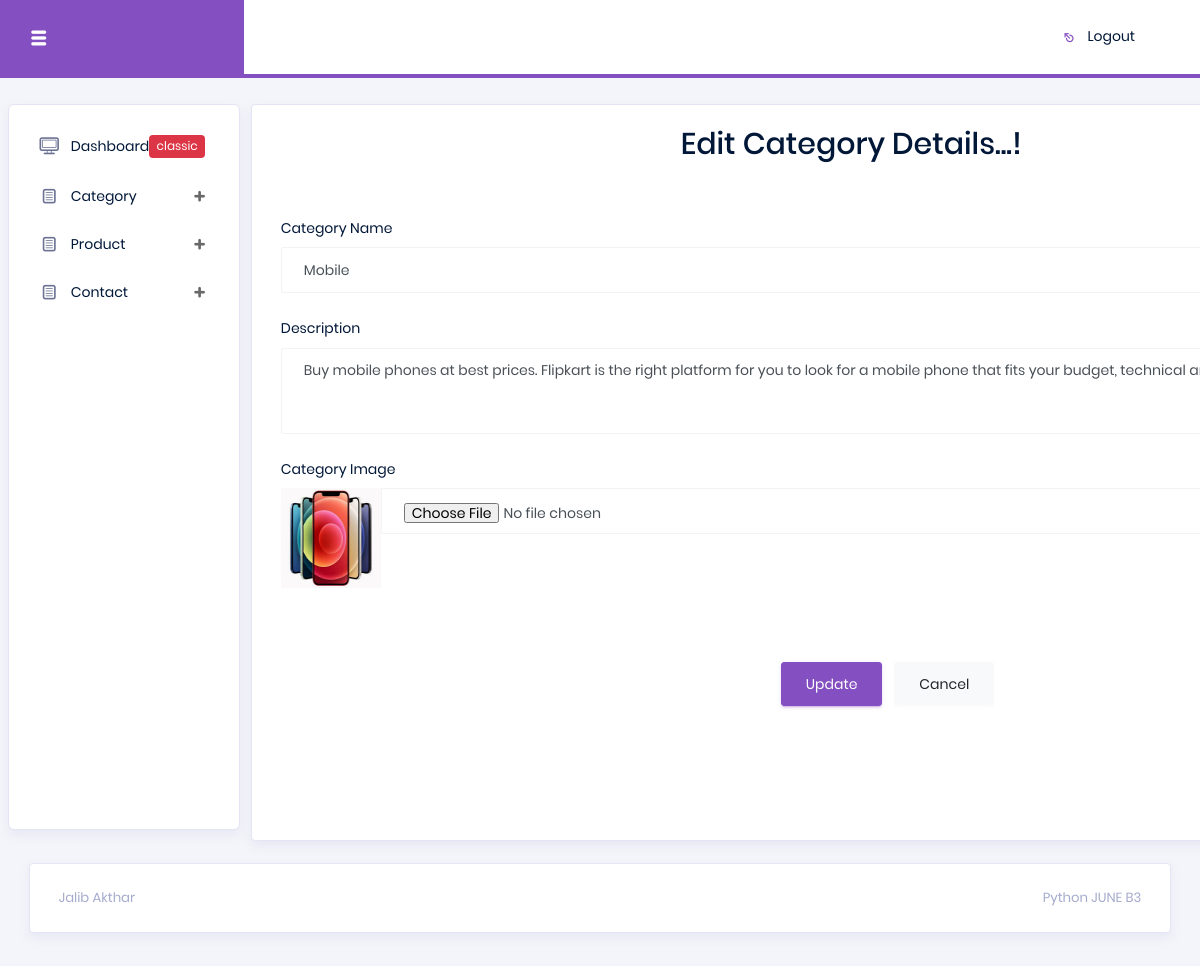
Screenshot of /ElectroMasterAdminSide/category_edit/1/ with the database file from the repository.
### ElectroMasterAdminSide/models.py (models this page shows)
class CategoryDB(models.Model):
    Category_Name = models.CharField(max_length=100,null=True,blank=True)
    Description = models.CharField(max_length=100,null=True,blank=True)
    Category_Image = models.ImageField(upload_to="Images",null=True,blank=True)

### ElectroMasterAdminSide/views.py (the view)
# urls.py: path('category_edit/<int:dataid>/',views.category_edit,name="category_edit"),
def category_edit(req,dataid):
    Category = CategoryDB.objects.get(id=dataid)
    return render(req,"EditCategory.html",{'Category':Category})

### ElectroMasterAdminSide/templates/EditCategory.html (shortened to what this page needs)
<!DOCTYPE html>
{% extends 'index.html' %}
{% block content %}
<html lang="en">
<head>
</head>
<body>
<div class="col-12 grid-margin stretch-card">
              <div class="card">
                <div class="card-body">
                  <h3 style="margin-left:400px;">Edit Category Details...!</h3>
                    <br><br>
                  <form class="forms-sample" method="POST" action="{% url 'category_update' dataid=Category.id %}" enctype="multipart/form-data">
                    <div class="form-group">
                      <label for="exampleInputName1">Category Name</label>
                      <input type="text" class="form-control" id="exampleInputName1" placeholder="Category Name:" name="c_name" value="{{Category.Category_Name}}">
                    </div>
                      <div class="form-group">
                      <label for="exampleTextarea1">Description</label>
                      <textarea class="form-control" id="exampleTextarea1" rows="4" placeholder="Description:" name="desc">{{Category.Description}}</textarea>
                    </div>
                    <div class="form-group">
                      <label>Category Image</label>
                      <div class="input-group col-xs-12">
                          <img src="{{Category.Category_Image.url}}" width="100px" height="100px">
                        <input type="file" class="form-control file-upload-info" placeholder="Category Image" name="c_image">
                      </div>
                    </div>
                      <br><br>
                    <button type="submit" class="btn btn-primary mr-2" style="margin-left:500px;">Update</button>
                    <button class="btn btn-light">Cancel</button>
                  </form>
                </div>
              </div>
            </div>
</body>
</html>
{% endblock %}

### rows the page displays
CategoryDB: c_name "Mobile", desc "Buy mobile phones at best prices. Flipkart is the right platform for you to look for a mobile phone that fits your budget, technical and design requirements", Category_Image (picture)
